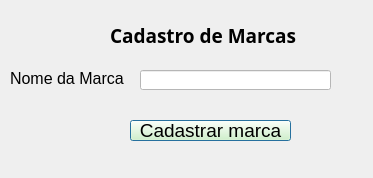
<?xml version="1.0" encoding="UTF-8"?>
<ui version="4.0">
 <class>Dialog</class>
 <widget class="QDialog" name="Dialog">
  <property name="geometry">
   <rect>
    <x>0</x>
    <y>0</y>
    <width>373</width>
    <height>178</height>
   </rect>
  </property>
  <property name="windowTitle">
   <string>Controle de Estoque</string>
  </property>
  <widget class="QLabel" name="label_7">
   <property name="geometry">
    <rect>
     <x>110</x>
     <y>10</y>
     <width>241</width>
     <height>51</height>
    </rect>
   </property>
   <property name="font">
    <font>
     <family>Arial Black</family>
     <pointsize>14</pointsize>
     <weight>75</weight>
     <bold>true</bold>
    </font>
   </property>
   <property name="text">
    <string>Cadastro de Marcas</string>
   </property>
  </widget>
  <widget class="QLabel" name="label_8">
   <property name="geometry">
    <rect>
     <x>10</x>
     <y>70</y>
     <width>131</width>
     <height>16</height>
    </rect>
   </property>
   <property name="font">
    <font>
     <family>Arial</family>
     <pointsize>12</pointsize>
    </font>
   </property>
   <property name="text">
    <string>Nome da Marca</string>
   </property>
  </widget>
  <widget class="QLineEdit" name="lineEdit_4">
   <property name="geometry">
    <rect>
     <x>140</x>
     <y>70</y>
     <width>191</width>
     <height>20</height>
    </rect>
   </property>
   <property name="styleSheet">
    <string notr="true">background-color: rgb(255, 255, 255);</string>
   </property>
  </widget>
  <widget class="QPushButton" name="pushButton_2">
   <property name="geometry">
    <rect>
     <x>130</x>
     <y>120</y>
     <width>161</width>
     <height>21</height>
    </rect>
   </property>
   <property name="font">
    <font>
     <family>Arial</family>
     <pointsize>14</pointsize>
    </font>
   </property>
   <property name="styleSheet">
    <string notr="true">background-color: rgb(220, 255, 190);</string>
   </property>
   <property name="text">
    <string>Cadastrar marca</string>
   </property>
  </widget>
 </widget>
 <resources/>
 <connections/>
</ui>
